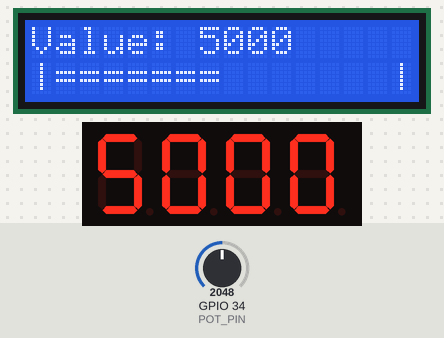
A sketch run on a simulated ESP32. Shown: 16×2 character LCD, 4-digit seven-segment display. The inputs (shaded band) are chosen by the test bench; at power-on: GPIO 34 (POT_PIN) = 2048. What the sketch prints to the serial monitor is not drawn.

Above: at 3.3 s.
3.4 s: GPIO 34 (POT_PIN) set to 2866
At 4.5 s:
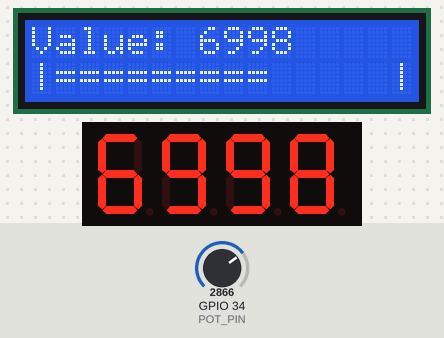
5.0 s: GPIO 34 (POT_PIN) set to 3603
At 6.3 s:
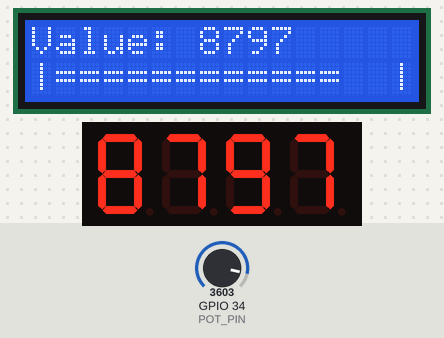
6.6 s: GPIO 34 (POT_PIN) set to 4095
At 7.0 s:
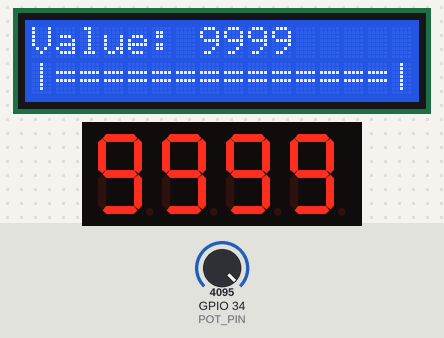
8.1 s: GPIO 34 (POT_PIN) set to 2047
At 8.7 s:
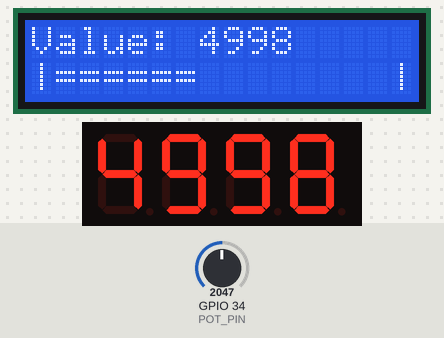
9.6 s: GPIO 34 (POT_PIN) set to 1228
At 10.5 s:
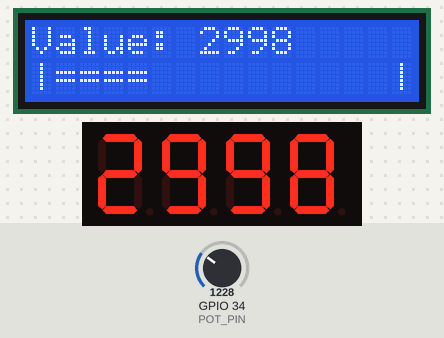
11.2 s: GPIO 34 (POT_PIN) set to 491
At 12.4 s:
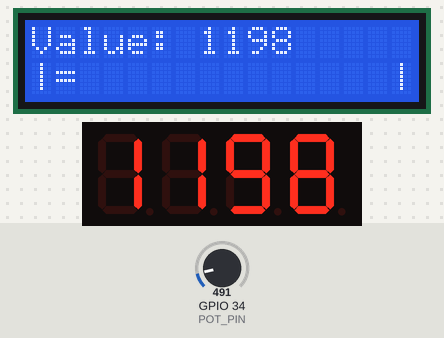
Timing chart, 0 to 13.8 s (numbered marks = the images above; inputs shaded):
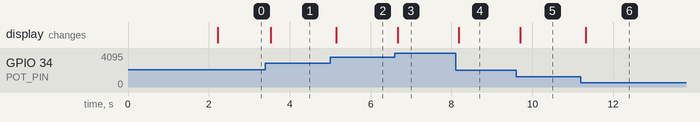

The sketch:

sketch.ino
```cpp
// Day 8: Multiple Displays - LCD + 7-Segment
// Shows same data on both displays simultaneously

#include <LiquidCrystal_I2C.h>
#include <TM1637Display.h>

// ============ LCD SETUP ============
LiquidCrystal_I2C lcd(0x27, 16, 2);  // Address 0x27, 16x2 LCD

// ============ 7-SEGMENT SETUP ============
// TM1637 pins connected to ESP32
#define CLK_PIN 21   // Same as SDA? Yes! They share
#define DIO_PIN 22   // Same as SCL? Yes! They share

TM1637Display display(CLK_PIN, DIO_PIN);

// ============ VARIABLES ============
int counter = 0;
unsigned long lastUpdate = 0;
const int POT_PIN = 34;

void setup() {
  Serial.begin(115200);

  // ============ INITIALIZE LCD ============
  lcd.init();
  lcd.backlight();
  lcd.clear();

  // ============ INITIALIZE 7-SEGMENT ============
  display.setBrightness(7);  // Brightness 0-7 (7 = brightest)
  display.clear();

  // Show startup message
  lcd.setCursor(0, 0);
  lcd.print("Dual Display Demo");
  lcd.setCursor(0, 1);
  lcd.print("LCD + 7-Segment");

  display.showNumberDec(8888);  // Test pattern: all segments ON
  delay(2000);

  lcd.clear();
  display.clear();

  Serial.println("=== Dual Display Ready ===");
  Serial.println("Counter will increment every second");
  Serial.println("Turn potentiometer to change counter");
}

void loop() {
  // Read potentiometer value (0-4095) and map to 0-9999
  int potValue = analogRead(POT_PIN);
  int displayValue = map(potValue, 0, 4095, 0, 9999);

  // Update displays every 100ms (smooth potentiometer reading)
  if (millis() - lastUpdate > 100) {
    lastUpdate = millis();

    // ============ UPDATE LCD ============
    lcd.setCursor(0, 0);
    lcd.print("Value: ");
    lcd.print(displayValue);
    lcd.print("    ");  // Spaces to clear old digits

    // Show potentiometer as bar graph on LCD row 2
    lcd.setCursor(0, 1);
    lcd.print("|");
    int barLength = map(displayValue, 0, 9999, 0, 14);
    for (int i = 0; i < barLength; i++) {
      lcd.print("=");
    }
    for (int i = barLength; i < 14; i++) {
      lcd.print(" ");
    }
    lcd.print("|");

    // ============ UPDATE 7-SEGMENT ============
    display.showNumberDec(displayValue);

    // Optional: Show with leading zeros (e.g., 0042)
    // display.showNumberDecEx(displayValue, 0b11100000, false);

    Serial.print("Potentiometer: ");
    Serial.print(potValue);
    Serial.print(" → Display: ");
    Serial.println(displayValue);
  }
}
```

Measured:
- after the input at 3.4 s, the display: changes after 0.13 s (image 1)
- after the input at 5.0 s, the display: changes after 0.15 s (image 2)
- after the input at 6.6 s, the display: changes after 0.07 s (image 3)
- after the input at 8.1 s, the display: changes after 0.09 s (image 4)
- after the input at 9.6 s, the display: changes after 0.10 s (image 5)
- after the input at 11.2 s, the display: changes after 0.12 s (image 6)
